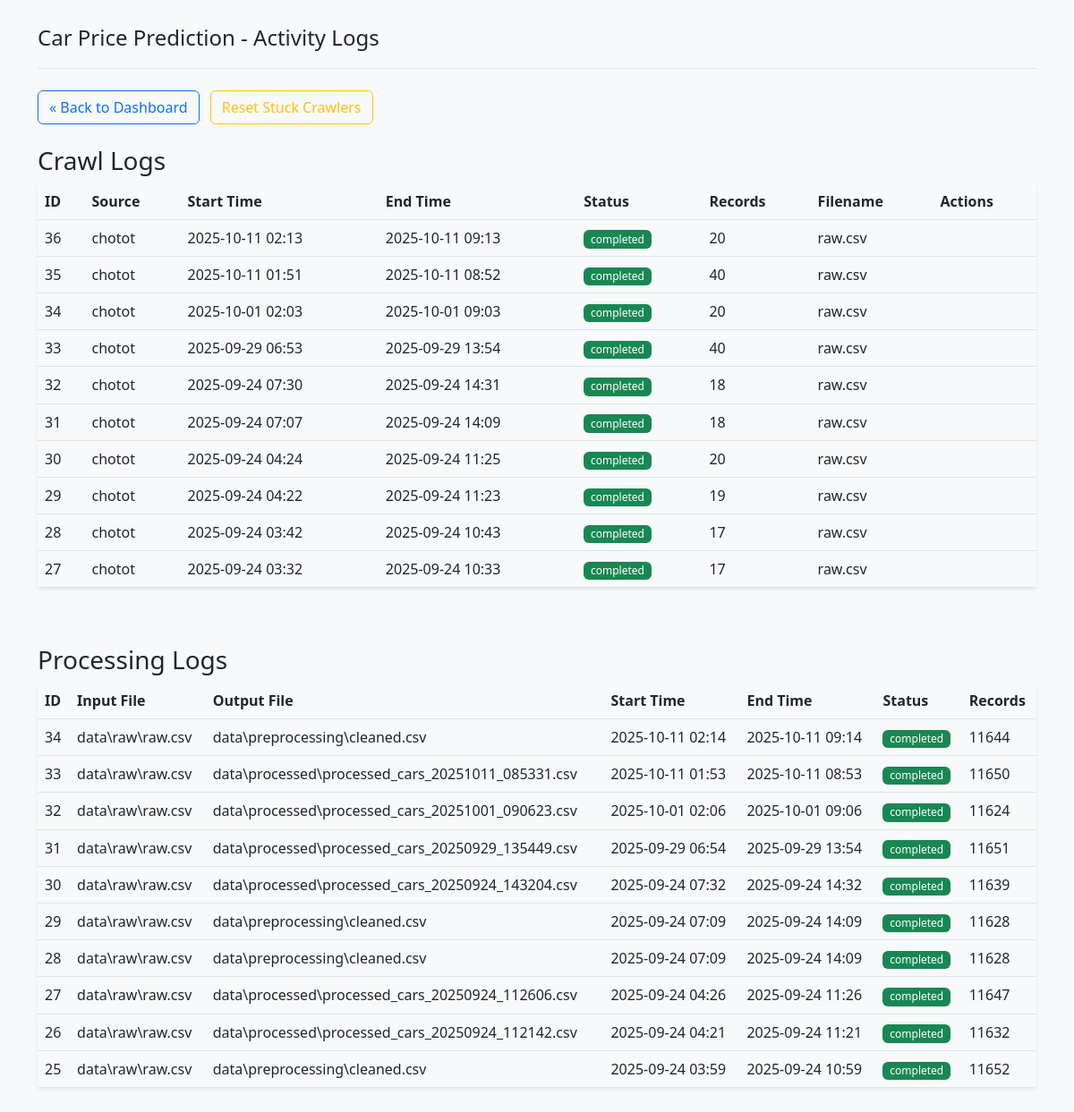
Page /logs on the committed database.
### app/models.py (models this page shows, shortened)
class CrawlLog(db.Model):
    __tablename__ = 'crawl_logs'
    id = db.Column(db.Integer, primary_key=True)
    start_time = db.Column(db.DateTime, default=datetime.utcnow)
    end_time = db.Column(db.DateTime, nullable=True)
    source = db.Column(db.String(100), nullable=False)
    status = db.Column(db.String(20), nullable=False)  # 'running', 'completed', 'failed'
    records_count = db.Column(db.Integer, default=0)
    filename = db.Column(db.String(255), nullable=True)
    error_message = db.Column(db.Text, nullable=True)

class ProcessingLog(db.Model):
    __tablename__ = 'processing_logs'
    id = db.Column(db.Integer, primary_key=True)
    start_time = db.Column(db.DateTime, default=datetime.utcnow)
    end_time = db.Column(db.DateTime, nullable=True)
    input_file = db.Column(db.String(255), nullable=False)
    output_file = db.Column(db.String(255), nullable=True)
    status = db.Column(db.String(20), nullable=False)  # 'running', 'completed', 'failed'
    records_count = db.Column(db.Integer, default=0)
    error_message = db.Column(db.Text, nullable=True)

### app/routes.py (the view)
@main_bp.route('/logs')
def logs():
    crawl_logs = CrawlLog.query.order_by(CrawlLog.start_time.desc()).limit(10).all()
    processing_logs = ProcessingLog.query.order_by(ProcessingLog.start_time.desc()).limit(10).all()
    return render_template('logs.html',
                           crawl_logs=crawl_logs,
                           processing_logs=processing_logs)

### app/templates/logs.html (shortened to what this page needs)
<!DOCTYPE html>
<html lang="vi">
<head>
    <link rel="stylesheet" href="https://cdn.jsdelivr.net/npm/bootstrap@5.2.3/dist/css/bootstrap.min.css">
    <link rel="stylesheet" href="{{ url_for('static', filename='css/style.css') }}">
</head>
<body>
    <div class="container py-4">
        <header class="pb-3 mb-4 border-bottom">
            <div class="d-flex align-items-center text-dark text-decoration-none">
                <span class="fs-4">Car Price Prediction - Activity Logs</span>
            </div>
        </header>
        <div class="mb-4">
            <a href="{{ url_for('main.index') }}" class="btn btn-outline-primary">&laquo; Back to Dashboard</a>
            <button class="btn btn-outline-warning ms-2" onclick="checkStuckCrawlers()">
                Reset Stuck Crawlers
            </button>
        </div>
        <div class="row">
            <div class="col-md-12">
                <h3>Crawl Logs</h3>
                <div class="table-responsive">
                    <table class="table table-hover">
                        <thead>
                            <tr>
                                <th>ID</th>
                                <th>Source</th>
                                <th>Start Time</th>
                                <th>End Time</th>
                                <th>Status</th>
                                <th>Records</th>
                                <th>Filename</th>
                                <th>Actions</th>
                            </tr>
                        </thead>
                        <tbody>
                            {% for log in crawl_logs %}
                            <tr data-log-id="{{ log.id }}">
                                <td>{{ log.id }}</td>
                                <td>{{ log.source }}</td>
                                <td>{{ log.start_time.strftime('%Y-%m-%d %H:%M') }}</td>
                                <td>{{ log.end_time.strftime('%Y-%m-%d %H:%M') if log.end_time else '-' }}</td>
                                <td><span
                                        class="badge bg-{{ 'success' if log.status == 'completed' else 'warning' if log.status.startswith('running') else 'danger' }} crawler-status">{{
                                        log.status }}</span></td>
                                <td>{{ log.records_count }}</td>
                                <td>{{ log.filename or '-' }}</td>
                                <td class="crawler-actions">
                                </td>
                            </tr>
                            {% endfor %}
                        </tbody>
                    </table>
                </div>
            </div>
        </div>
        <div class="row mt-5">
            <div class="col-md-12">
                <h3>Processing Logs</h3>
                <div class="table-responsive">
                    <table class="table table-hover">
                        <thead>
                            <tr>
                                <th>ID</th>
                                <th>Input File</th>
                                <th>Output File</th>
                                <th>Start Time</th>
                                <th>End Time</th>
                                <th>Status</th>
                                <th>Records</th>
                            </tr>
                        </thead>
                        <tbody>
                            {% for log in processing_logs %}
                            <tr>
                                <td>{{ log.id }}</td>
                                <td>{{ log.input_file }}</td>
                                <td>{{ log.output_file or '-' }}</td>
                                <td>{{ log.start_time.strftime('%Y-%m-%d %H:%M') }}</td>
                                <td>{{ log.end_time.strftime('%Y-%m-%d %H:%M') if log.end_time else '-' }}</td>
                                <td><span
                                        class="badge bg-{{ 'success' if log.status == 'completed' else 'warning' if log.status == 'running' else 'danger' }}">{{
                                        log.status }}</span></td>
                                <td>{{ log.records_count }}</td>
                            </tr>
                            {% endfor %}
                        </tbody>
                    </table>
                </div>
            </div>
        </div>
    </div>
</body>
</html>

### app/static/css/style.css (style rules this page uses)
body { background-color: #f8f9fa; }
.badge { font-weight: 500; padding: 0.35em 0.65em; }
.table-responsive { margin-bottom: 1rem; box-shadow: 0 0.125rem 0.25rem rgba(0, 0, 0, 0.075); border-radius: 0.25rem; overflow: hidden; }
.table { margin-bottom: 0; }

### rows in the picture
CrawlLog: id "36", source "chotot", start_time "2025-10-11 02:13", end_time "2025-10-11 09:13", status "completed", records_count "20", filename "raw.csv"
CrawlLog: id "35", source "chotot", start_time "2025-10-11 01:51", end_time "2025-10-11 08:52", status "completed", records_count "40", filename "raw.csv"
CrawlLog: id "34", source "chotot", start_time "2025-10-01 02:03", end_time "2025-10-01 09:03", status "completed", records_count "20", filename "raw.csv"
CrawlLog: id "33", source "chotot", start_time "2025-09-29 06:53", end_time "2025-09-29 13:54", status "completed", records_count "40", filename "raw.csv"
CrawlLog: id "32", source "chotot", start_time "2025-09-24 07:30", end_time "2025-09-24 14:31", status "completed", records_count "18", filename "raw.csv"
CrawlLog: id "31", source "chotot", start_time "2025-09-24 07:07", end_time "2025-09-24 14:09", status "completed", records_count "18", filename "raw.csv"
CrawlLog: id "30", source "chotot", start_time "2025-09-24 04:24", end_time "2025-09-24 11:25", status "completed", records_count "20", filename "raw.csv"
CrawlLog: id "29", source "chotot", start_time "2025-09-24 04:22", end_time "2025-09-24 11:23", status "completed", records_count "19", filename "raw.csv"
CrawlLog: id "28", source "chotot", start_time "2025-09-24 03:42", end_time "2025-09-24 10:43", status "completed", records_count "17", filename "raw.csv"
CrawlLog: id "27", source "chotot", start_time "2025-09-24 03:32", end_time "2025-09-24 10:33", status "completed", records_count "17", filename "raw.csv"
ProcessingLog: id "34", input_file "data\\raw\\raw.csv", output_file "data\\preprocessing\\cleaned.csv", start_time "2025-10-11 02:14", end_time "2025-10-11 09:14", status "completed", records_count "11644"
ProcessingLog: id "33", input_file "data\\raw\\raw.csv", output_file "data\\processed\\processed_cars_20251011_085331.csv", start_time "2025-10-11 01:53", end_time "2025-10-11 08:53", status "completed", records_count "11650"
ProcessingLog: id "32", input_file "data\\raw\\raw.csv", output_file "data\\processed\\processed_cars_20251001_090623.csv", start_time "2025-10-01 02:06", end_time "2025-10-01 09:06", status "completed", records_count "11624"
ProcessingLog: id "31", input_file "data\\raw\\raw.csv", output_file "data\\processed\\processed_cars_20250929_135449.csv", start_time "2025-09-29 06:54", end_time "2025-09-29 13:54", status "completed", records_count "11651"
ProcessingLog: id "30", input_file "data\\raw\\raw.csv", output_file "data\\processed\\processed_cars_20250924_143204.csv", start_time "2025-09-24 07:32", end_time "2025-09-24 14:32", status "completed", records_count "11639"
ProcessingLog: id "29", input_file "data\\raw\\raw.csv", output_file "data\\preprocessing\\cleaned.csv", start_time "2025-09-24 07:09", end_time "2025-09-24 14:09", status "completed", records_count "11628"
ProcessingLog: id "28", input_file "data\\raw\\raw.csv", output_file "data\\preprocessing\\cleaned.csv", start_time "2025-09-24 07:09", end_time "2025-09-24 14:09", status "completed", records_count "11628"
ProcessingLog: id "27", input_file "data\\raw\\raw.csv", output_file "data\\processed\\processed_cars_20250924_112606.csv", start_time "2025-09-24 04:26", end_time "2025-09-24 11:26", status "completed", records_count "11647"
ProcessingLog: id "26", input_file "data\\raw\\raw.csv", output_file "data\\processed\\processed_cars_20250924_112142.csv", start_time "2025-09-24 04:21", end_time "2025-09-24 11:21", status "completed", records_count "11632"
ProcessingLog: id "25", input_file "data\\raw\\raw.csv", output_file "data\\preprocessing\\cleaned.csv", start_time "2025-09-24 03:59", end_time "2025-09-24 10:59", status "completed", records_count "11652"
